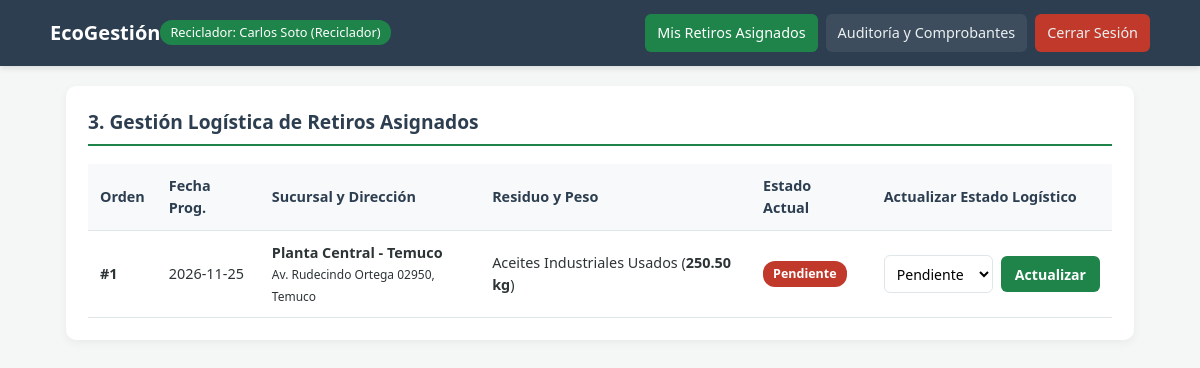
/reciclador.php (signed in), run on the app's committed database.
### tables this page shows
CREATE TABLE IF NOT EXISTS `solicitud_retiro` (
  `id_solicitud` int(11) NOT NULL AUTO_INCREMENT,
  `fecha_prog` date NOT NULL,
  `estado` varchar(50) NOT NULL DEFAULT 'Pendiente',
  `id_residuo` int(11) NOT NULL,
  `id_usuario_reciclador` int(11) NOT NULL,
  PRIMARY KEY (`id_solicitud`),
  KEY `fk_solicitud_residuo` (`id_residuo`),
  KEY `fk_solicitud_reciclador` (`id_usuario_reciclador`),
  CONSTRAINT `fk_solicitud_residuo` FOREIGN KEY (`id_residuo`) REFERENCES `residuo` (`id_residuo`) ON DELETE RESTRICT ON UPDATE CASCADE,
  CONSTRAINT `fk_solicitud_reciclador` FOREIGN KEY (`id_usuario_reciclador`) REFERENCES `usuario` (`id_usuario`) ON DELETE RESTRICT ON UPDATE CASCADE
);

CREATE TABLE IF NOT EXISTS `sucursal` (
  `id_sucursal` int(11) NOT NULL AUTO_INCREMENT,
  `nombre_sucursal` varchar(100) NOT NULL,
  `direccion` varchar(200) NOT NULL,
  PRIMARY KEY (`id_sucursal`)
);

CREATE TABLE IF NOT EXISTS `categoria_residuo` (
  `id_categoria` int(11) NOT NULL AUTO_INCREMENT,
  `tipo_residuo` varchar(100) NOT NULL,
  `peligrosidad` varchar(50) NOT NULL,
  PRIMARY KEY (`id_categoria`)
);

CREATE TABLE IF NOT EXISTS `residuo` (
  `id_residuo` int(11) NOT NULL AUTO_INCREMENT,
  `peso_kg` decimal(10,2) NOT NULL,
  `fecha` date NOT NULL,
  `id_categoria` int(11) NOT NULL,
  `id_sucursal` int(11) NOT NULL,
  `id_usuario_registra` int(11) NOT NULL,
  PRIMARY KEY (`id_residuo`),
  KEY `fk_residuo_categoria` (`id_categoria`),
  KEY `fk_residuo_sucursal` (`id_sucursal`),
  KEY `fk_residuo_usuario` (`id_usuario_registra`),
  CONSTRAINT `fk_residuo_categoria` FOREIGN KEY (`id_categoria`) REFERENCES `categoria_residuo` (`id_categoria`) ON DELETE RESTRICT ON UPDATE CASCADE,
  CONSTRAINT `fk_residuo_sucursal` FOREIGN KEY (`id_sucursal`) REFERENCES `sucursal` (`id_sucursal`) ON DELETE RESTRICT ON UPDATE CASCADE,
  CONSTRAINT `fk_residuo_usuario` FOREIGN KEY (`id_usuario_registra`) REFERENCES `usuario` (`id_usuario`) ON DELETE RESTRICT ON UPDATE CASCADE
);

### reciclador.php (the view, shortened to what this page needs)
<?php
require_once 'conexion.php';
$id_reciclador = $_SESSION['id_usuario'];
$mis_solicitudes = $conn->prepare("
    SELECT sr.id_solicitud, sr.fecha_prog, sr.estado, r.peso_kg, c.tipo_residuo, c.peligrosidad, s.nombre_sucursal, s.direccion
    FROM solicitud_retiro sr
    INNER JOIN residuo r ON sr.id_residuo = r.id_residuo
    INNER JOIN categoria_residuo c ON r.id_categoria = c.id_categoria
    INNER JOIN sucursal s ON r.id_sucursal = s.id_sucursal
    WHERE sr.id_usuario_reciclador = ?
    ORDER BY sr.id_solicitud DESC
");
$mis_solicitudes->bind_param("i", $id_reciclador);
$mis_solicitudes->execute();
$lista_ordenes = $mis_solicitudes->get_result();
?>
<!DOCTYPE html>
<html lang="es">
<head>
    <link rel="stylesheet" href="style.css">
</head>
<body>
    <nav class="navbar">
        <div class="nav-container">
            <div class="nav-brand">
                <h1>EcoGestión</h1>
                <span>Reciclador: <?= htmlspecialchars($_SESSION['nombre']) ?></span>
            </div>
            <div class="nav-links">
                <a href="reciclador.php" class="active">Mis Retiros Asignados</a>
                <a href="auditoria.php">Auditoría y Comprobantes</a>
                <a href="logout.php" class="btn-salir">Cerrar Sesión</a>
            </div>
        </div>
    </nav>
    <div class="container">
        <div class="card">
            <h2>3. Gestión Logística de Retiros Asignados</h2>
            <div class="table-responsive">
                <table>
                    <thead>
                        <tr>
                            <th>Orden</th>
                            <th>Fecha Prog.</th>
                            <th>Sucursal y Dirección</th>
                            <th>Residuo y Peso</th>
                            <th>Estado Actual</th>
                            <th>Actualizar Estado Logístico</th>
                        </tr>
                    </thead>
                    <tbody>
                        <?php while ($ord = $lista_ordenes->fetch_assoc()): ?>
                            <?php $clase_est = 'badge-' . str_replace(' ', '-', strtolower($ord['estado'])); ?>
                            <tr>
                                <td><strong>#<?= $ord['id_solicitud'] ?></strong></td>
                                <td><?= htmlspecialchars($ord['fecha_prog']) ?></td>
                                <td>
                                    <strong><?= htmlspecialchars($ord['nombre_sucursal']) ?></strong><br>
                                    <small><?= htmlspecialchars($ord['direccion']) ?></small>
                                </td>
                                <td><?= htmlspecialchars($ord['tipo_residuo']) ?> (<strong><?= $ord['peso_kg'] ?> kg</strong>)</td>
                                <td><span class="badge <?= $clase_est ?>"><?= htmlspecialchars($ord['estado']) ?></span></td>
                                <td>
                                    <form method="POST" style="display:flex; gap:8px; align-items:center;">
                                        <select name="nuevo_estado" style="min-height:38px; padding:5px 8px; font-size:0.88rem;">
                                            <option value="Pendiente" <?= $ord['estado'] == 'Pendiente' ? 'selected' : '' ?>>Pendiente</option>
                                        </select>
                                        <button type="submit" name="actualizar_estado" class="btn btn-primary btn-small">Actualizar</button>
                                    </form>
                                </td>
                            </tr>
                        <?php endwhile; ?>
                    </tbody>
                </table>
            </div>
        </div>
    </div>
</body>
</html>

### style.css (style rules this page uses)
:root { --primary: #1e8449; --primary-hover: #145a32; --secondary: #2c3e50; --accent: #27ae60; --bg: #f4f7f6; --card-bg: #ffffff; --text: #2d3436; --muted: #636e72; --border: #dfe6e9; --danger: #c0392b; --warning: #d35400; --info: #2980b9; }
* { box-sizing: border-box; margin: 0; padding: 0; font-family: 'Segoe UI', Roboto, Helvetica, Arial, sans-serif; }
body { background-color: var(--bg); color: var(--text); line-height: 1.5; padding-bottom: 40px; }
.navbar { background-color: var(--secondary); color: #fff; padding: 14px 20px; box-shadow: 0 2px 6px rgba(0, 0, 0, 0.12); }
.nav-container { max-width: 1100px; margin: 0 auto; display: flex; flex-direction: column; gap: 12px; }
.nav-brand { display: flex; justify-content: space-between; align-items: center; }
.nav-brand h1 { font-size: 1.25rem; color: #fff; }
.nav-brand span { font-size: 0.8rem; background: var(--primary); padding: 3px 10px; border-radius: 12px; }
.nav-links { display: flex; flex-wrap: wrap; gap: 8px; }
.nav-links a { color: #ecf0f1; text-decoration: none; font-size: 0.9rem; padding: 8px 12px; border-radius: 6px; background-color: rgba(255, 255, 255, 0.08); transition: background 0.2s; }
.nav-links a:hover, .nav-links a.active { background-color: var(--primary); color: #fff; }
.nav-links a.btn-salir { background-color: var(--danger); margin-left: auto; }
.container { max-width: 1100px; margin: 20px auto; padding: 0 16px; display: grid; grid-template-columns: 1fr; gap: 20px; }
.card { background: var(--card-bg); padding: 22px; border-radius: 10px; box-shadow: 0 3px 10px rgba(0, 0, 0, 0.05); }
.card h2 { font-size: 1.2rem; color: var(--secondary); border-bottom: 2px solid var(--primary); padding-bottom: 8px; margin-bottom: 18px; }
input[type="text"], input[type="password"], input[type="number"], input[type="date"], select { width: 100%; min-height: 44px; padding: 10px 12px; border: 1px solid var(--border); border-radius: 6px; font-size: 1rem; background-color: #fff; transition: border-color 0.2s; }
.btn { display: inline-block; width: 100%; min-height: 44px; padding: 10px 16px; border: none; border-radius: 6px; font-size: 1rem; font-weight: 600; cursor: pointer; text-align: center; text-decoration: none; transition: background 0.2s; }
.btn-primary { background-color: var(--primary); color: #fff; }
.btn-small { width: auto; min-height: 36px; padding: 6px 14px; font-size: 0.88rem; }
.table-responsive { width: 100%; overflow-x: auto; }
table { width: 100%; border-collapse: collapse; font-size: 0.9rem; }
th, td { padding: 11px 12px; text-align: left; border-bottom: 1px solid var(--border); }
th { background-color: #f8f9fa; color: var(--secondary); font-weight: 700; }
.badge { display: inline-block; padding: 4px 10px; border-radius: 12px; font-size: 0.78rem; font-weight: 700; color: #fff; }
.badge-alta, .badge-pendiente { background-color: var(--danger); }
@media (min-width: 768px) { .nav-container { flex-direction: row; justify-content: space-between; align-items: center; } }

### data on the page
solicitud_retiro: id_solicitud "1", fecha_prog "2026-11-25", sucursal.nombre_sucursal "Planta Central - Temuco", sucursal.direccion "Av. Rudecindo Ortega 02950, Temuco", categoria_residuo.tipo_residuo "Aceites Industriales Usados", id_residuo.peso_kg "250.50", estado "Pendiente", nuevo_estado "Pendiente"

### other printed values
$_SESSION['nombre'] "Carlos Soto (Reciclador)"
